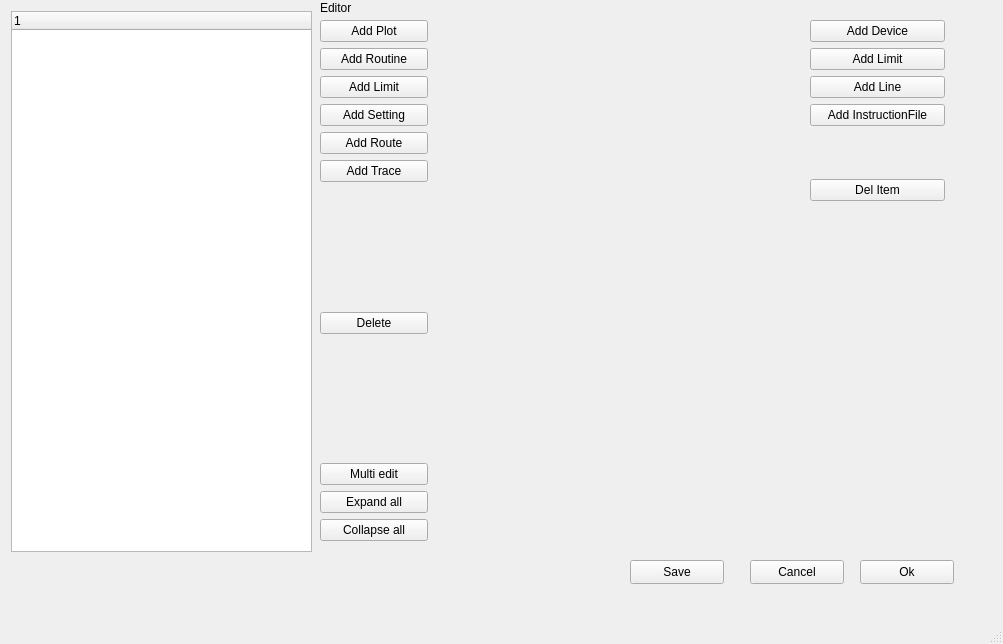
<?xml version="1.0" encoding="UTF-8"?>
<ui version="4.0">
 <class>MainWindow</class>
 <widget class="QMainWindow" name="MainWindow">
  <property name="geometry">
   <rect>
    <x>0</x>
    <y>0</y>
    <width>1003</width>
    <height>644</height>
   </rect>
  </property>
  <property name="windowTitle">
   <string>MainWindow</string>
  </property>
  <widget class="QWidget" name="centralwidget">
   <widget class="QStackedWidget" name="stackedWidget">
    <property name="geometry">
     <rect>
      <x>440</x>
      <y>10</y>
      <width>381</width>
      <height>521</height>
     </rect>
    </property>
    <property name="sizePolicy">
     <sizepolicy hsizetype="Fixed" vsizetype="Fixed">
      <horstretch>0</horstretch>
      <verstretch>0</verstretch>
     </sizepolicy>
    </property>
    <property name="minimumSize">
     <size>
      <width>381</width>
      <height>521</height>
     </size>
    </property>
    <property name="currentIndex">
     <number>3</number>
    </property>
    <widget class="EditPlan" name="EditPlan"/>
    <widget class="EditPlot" name="EditPlot"/>
    <widget class="EditRoutine" name="EditRoutine"/>
    <widget class="EditSetting" name="EditSetting"/>
   </widget>
   <widget class="QPushButton" name="BtnOk">
    <property name="geometry">
     <rect>
      <x>860</x>
      <y>560</y>
      <width>94</width>
      <height>24</height>
     </rect>
    </property>
    <property name="text">
     <string>Ok</string>
    </property>
   </widget>
   <widget class="QPushButton" name="BtnCancel">
    <property name="geometry">
     <rect>
      <x>750</x>
      <y>560</y>
      <width>94</width>
      <height>24</height>
     </rect>
    </property>
    <property name="text">
     <string>Cancel</string>
    </property>
   </widget>
   <widget class="QPushButton" name="BtnSave">
    <property name="geometry">
     <rect>
      <x>630</x>
      <y>560</y>
      <width>94</width>
      <height>24</height>
     </rect>
    </property>
    <property name="text">
     <string>Save</string>
    </property>
   </widget>
   <widget class="TreeWidget" name="treeWidget">
    <property name="geometry">
     <rect>
      <x>11</x>
      <y>11</y>
      <width>301</width>
      <height>541</height>
     </rect>
    </property>
    <property name="dragEnabled">
     <bool>true</bool>
    </property>
    <property name="dragDropOverwriteMode">
     <bool>false</bool>
    </property>
    <property name="dragDropMode">
     <enum>QAbstractItemView::DragDrop</enum>
    </property>
    <property name="defaultDropAction">
     <enum>Qt::MoveAction</enum>
    </property>
    <property name="selectionMode">
     <enum>QAbstractItemView::SingleSelection</enum>
    </property>
    <property name="animated">
     <bool>true</bool>
    </property>
    <property name="expandsOnDoubleClick">
     <bool>false</bool>
    </property>
    <column>
     <property name="text">
      <string notr="true">1</string>
     </property>
    </column>
   </widget>
   <widget class="QWidget" name="layoutWidget">
    <property name="geometry">
     <rect>
      <x>320</x>
      <y>20</y>
      <width>108</width>
      <height>521</height>
     </rect>
    </property>
    <layout class="QVBoxLayout" name="verticalLayout">
     <item>
      <widget class="QPushButton" name="BtnAddPlot">
       <property name="text">
        <string>Add Plot</string>
       </property>
      </widget>
     </item>
     <item>
      <widget class="QPushButton" name="BtnAddRoutine">
       <property name="text">
        <string>Add Routine</string>
       </property>
      </widget>
     </item>
     <item>
      <widget class="QPushButton" name="BtnAddLimit">
       <property name="text">
        <string>Add Limit</string>
       </property>
      </widget>
     </item>
     <item>
      <widget class="QPushButton" name="BtnAddSetting">
       <property name="text">
        <string>Add Setting</string>
       </property>
      </widget>
     </item>
     <item>
      <widget class="QPushButton" name="BtnAddRoute">
       <property name="text">
        <string>Add Route</string>
       </property>
      </widget>
     </item>
     <item>
      <widget class="QPushButton" name="BtnAddTrace">
       <property name="text">
        <string>Add Trace</string>
       </property>
      </widget>
     </item>
     <item>
      <spacer name="verticalSpacer">
       <property name="orientation">
        <enum>Qt::Vertical</enum>
       </property>
       <property name="sizeHint" stdset="0">
        <size>
         <width>20</width>
         <height>40</height>
        </size>
       </property>
      </spacer>
     </item>
     <item>
      <widget class="QPushButton" name="BtnDel">
       <property name="text">
        <string>Delete</string>
       </property>
      </widget>
     </item>
     <item>
      <spacer name="verticalSpacer_2">
       <property name="orientation">
        <enum>Qt::Vertical</enum>
       </property>
       <property name="sizeHint" stdset="0">
        <size>
         <width>20</width>
         <height>40</height>
        </size>
       </property>
      </spacer>
     </item>
     <item>
      <widget class="QPushButton" name="BtnMultiEdit">
       <property name="text">
        <string>Multi edit</string>
       </property>
       <property name="checkable">
        <bool>true</bool>
       </property>
      </widget>
     </item>
     <item>
      <widget class="QPushButton" name="BtnExpandAll">
       <property name="text">
        <string>Expand all</string>
       </property>
      </widget>
     </item>
     <item>
      <widget class="QPushButton" name="BtnCollapseAll">
       <property name="text">
        <string>Collapse all</string>
       </property>
      </widget>
     </item>
    </layout>
   </widget>
   <widget class="QLabel" name="lbEditor">
    <property name="geometry">
     <rect>
      <x>320</x>
      <y>0</y>
      <width>55</width>
      <height>15</height>
     </rect>
    </property>
    <property name="text">
     <string>Editor</string>
    </property>
   </widget>
   <widget class="QWidget" name="layoutWidget">
    <property name="geometry">
     <rect>
      <x>810</x>
      <y>20</y>
      <width>135</width>
      <height>181</height>
     </rect>
    </property>
    <layout class="QVBoxLayout" name="verticalLayout_2">
     <item>
      <widget class="QPushButton" name="BtnAddItem1">
       <property name="text">
        <string>Add Device</string>
       </property>
      </widget>
     </item>
     <item>
      <widget class="QPushButton" name="BtnAddItem2">
       <property name="text">
        <string>Add Limit</string>
       </property>
      </widget>
     </item>
     <item>
      <widget class="QPushButton" name="BtnAddItem3">
       <property name="text">
        <string>Add Line</string>
       </property>
      </widget>
     </item>
     <item>
      <widget class="QPushButton" name="BtnAddItem4">
       <property name="text">
        <string>Add InstructionFile</string>
       </property>
      </widget>
     </item>
     <item>
      <spacer name="verticalSpacer_4">
       <property name="orientation">
        <enum>Qt::Vertical</enum>
       </property>
       <property name="sizeHint" stdset="0">
        <size>
         <width>20</width>
         <height>40</height>
        </size>
       </property>
      </spacer>
     </item>
     <item>
      <widget class="QPushButton" name="BtnDelItem">
       <property name="text">
        <string>Del Item</string>
       </property>
      </widget>
     </item>
    </layout>
   </widget>
  </widget>
  <widget class="QMenuBar" name="menubar">
   <property name="geometry">
    <rect>
     <x>0</x>
     <y>0</y>
     <width>1003</width>
     <height>21</height>
    </rect>
   </property>
  </widget>
  <widget class="QStatusBar" name="statusbar"/>
 </widget>
 <customwidgets>
  <customwidget>
   <class>EditPlan</class>
   <extends>QWidget</extends>
   <header>EditPlan.h</header>
   <container>1</container>
  </customwidget>
  <customwidget>
   <class>EditPlot</class>
   <extends>QWidget</extends>
   <header>EditPlot.h</header>
   <container>1</container>
  </customwidget>
  <customwidget>
   <class>TreeWidget</class>
   <extends>QTreeWidget</extends>
   <header location="global">TreeWidget.h</header>
  </customwidget>
  <customwidget>
   <class>EditRoutine</class>
   <extends>QWidget</extends>
   <header>EditRoutine.h</header>
   <container>1</container>
  </customwidget>
  <customwidget>
   <class>EditSetting</class>
   <extends>QWidget</extends>
   <header>EditSetting.h</header>
   <container>1</container>
  </customwidget>
 </customwidgets>
 <resources/>
 <connections/>
</ui>
